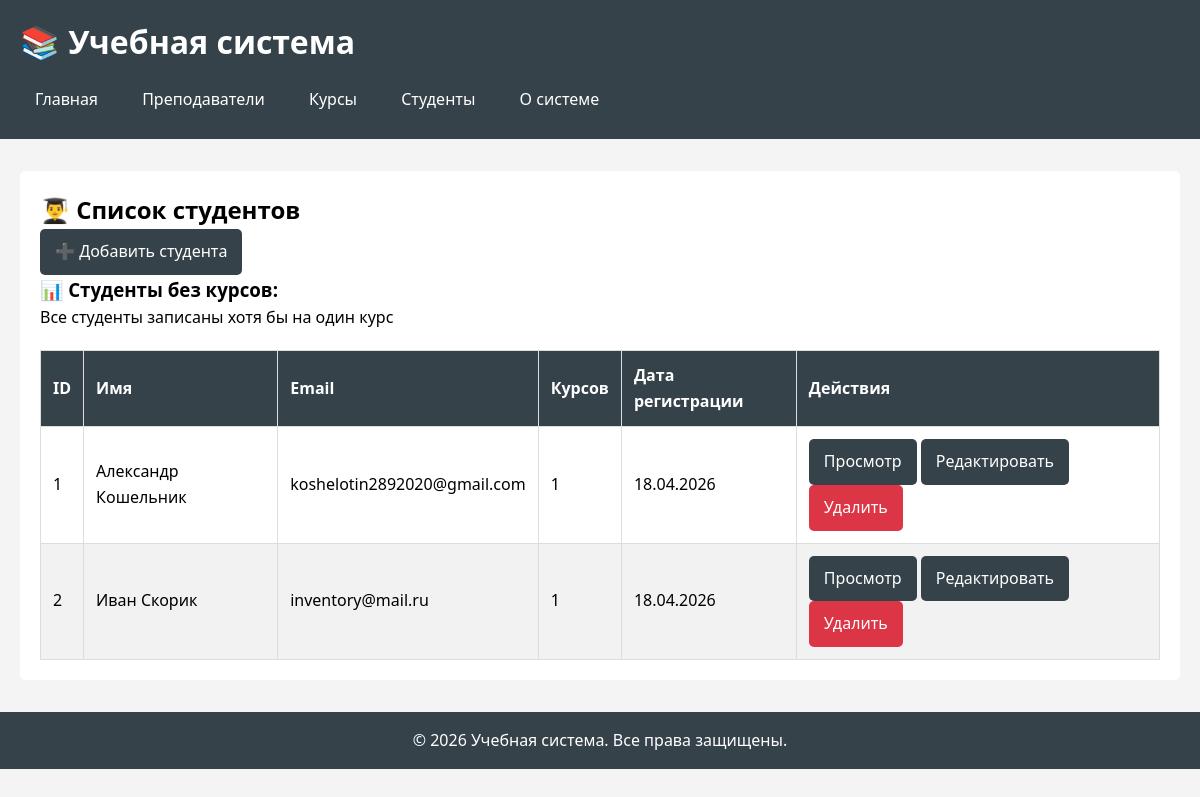
/students/, run on an earlier commit of the app's database.
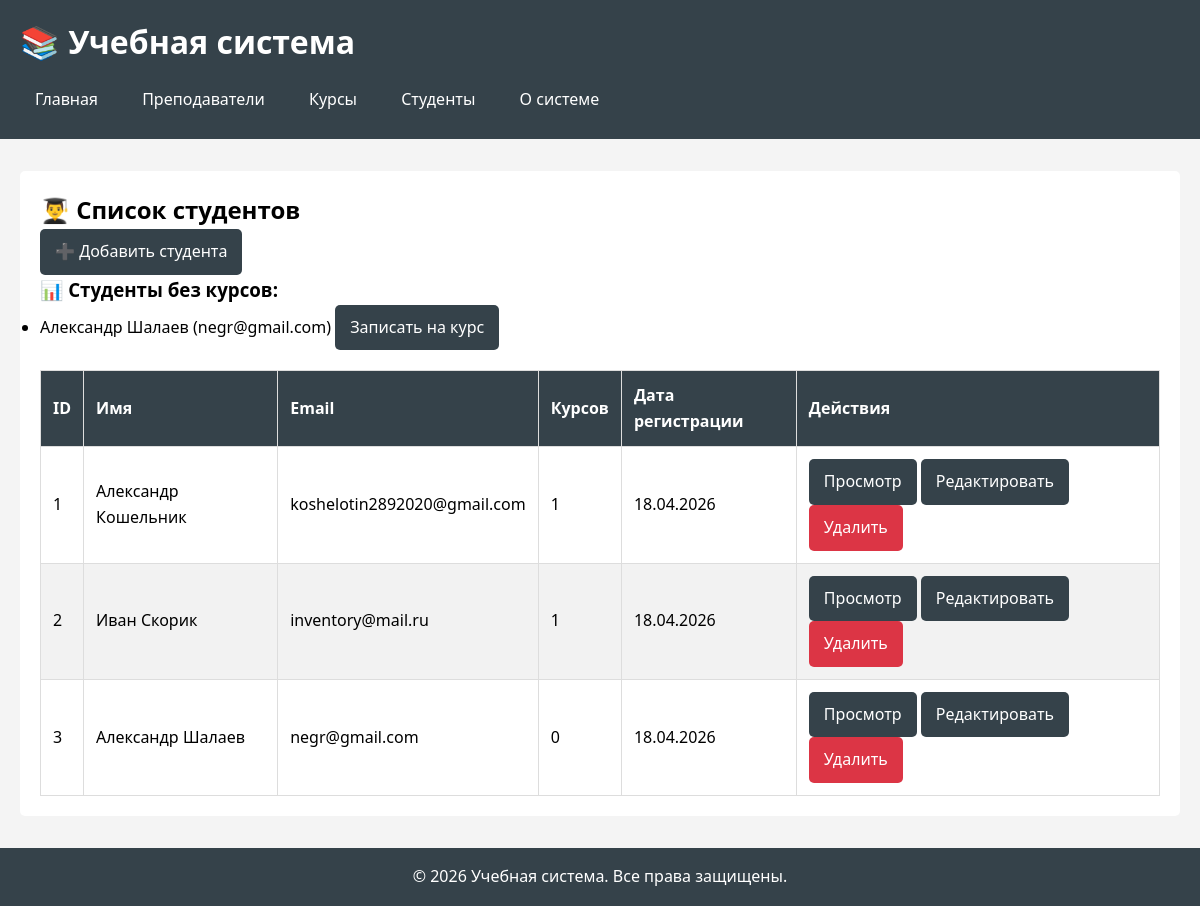
And on a later commit of the database.
### schedule/models.py (models this page shows, shortened)
class Student(models.Model):
    first_name = models.CharField(max_length=100, verbose_name="Имя")
    last_name = models.CharField(max_length=100, verbose_name="Фамилия")
    email = models.EmailField(unique=True, verbose_name="Email")
    phone = models.CharField(max_length=20, blank=True, verbose_name="Телефон")
    date_of_birth = models.DateField(null=True, blank=True,
                                     verbose_name="Дата рождения")
    is_active = models.BooleanField(default=True, verbose_name="Активен")
    courses = models.ManyToManyField(
        Course,
        related_name='students',
        blank=True,
        verbose_name="Курсы"
    )
    registration_date = models.DateTimeField(auto_now_add=True)
    class Meta:
        verbose_name = "Студент"
        verbose_name_plural = "Студенты"
        ordering = ['last_name', 'first_name']

### schedule/views.py (the view)
# urls.py: path('students/', views.student_list, name='student_list'),
def student_list(request):
    students = Student.objects.all().prefetch_related('courses')
    students_without_courses = students.filter(courses__isnull=True)
    context = {
        'students': students,
        'students_without_courses': students_without_courses
    }
    return render(request, 'schedule/student_list.html', context)

### schedule/templates/schedule/student_list.html (shortened to what this page needs)
{% extends 'schedule/base.html' %}
{% block content %}
<h2>👨‍🎓 Список студентов</h2>
<a href="{% url 'schedule:student_create' %}" class="btn">➕ Добавить студента</a>
<h3>📊 Студенты без курсов:</h3>
{% if students_without_courses %}
<ul>
    {% for student in students_without_courses %}
    <li>
        {{ student.first_name }} {{ student.last_name }} ({{ student.email }})
        <a href="{% url 'schedule:student_detail' student.id %}" class="btn">Записать на курс</a>
    </li>
    {% endfor %}
</ul>
{% else %}
<p>Все студенты записаны хотя бы на один курс</p>
{% endif %}
<table>
    <thead>
        <tr>
            <th>ID</th>
            <th>Имя</th>
            <th>Email</th>
            <th>Курсов</th>
            <th>Дата регистрации</th>
            <th>Действия</th>
        </tr>
    </thead>
    <tbody>
        {% for student in students %}
        <tr>
            <td>{{ student.id }}</td>
            <td>{{ student.first_name }} {{ student.last_name }}</td>
            <td>{{ student.email }}</td>
            <td>{{ student.courses.count }}</td>
            <td>{{ student.registration_date|date:"d.m.Y" }}</td>
            <td>
                <a href="{% url 'schedule:student_detail' student.id %}" class="btn">Просмотр</a>
                <a href="{% url 'schedule:student_update' student.id %}" class="btn">Редактировать</a>
                <a href="{% url 'schedule:student_delete' student.id %}" class="btn btn-danger">Удалить</a>
            </td>
        </tr>
        {% empty %}
        <tr>
            <td colspan="6">Нет студентов</td>
        </tr>
        {% endfor %}
    </tbody>
</table>
{% endblock %}

What changed in the data, as far as the page shows it:
added Student: first_name "Александр", last_name "Шалаев", email "negr@gmail.com", id "3", courses.count "0", registration_date "18.04.2026"
Also different on the page:
text no longer shown: "Все студенты записаны хотя бы на один курс"
